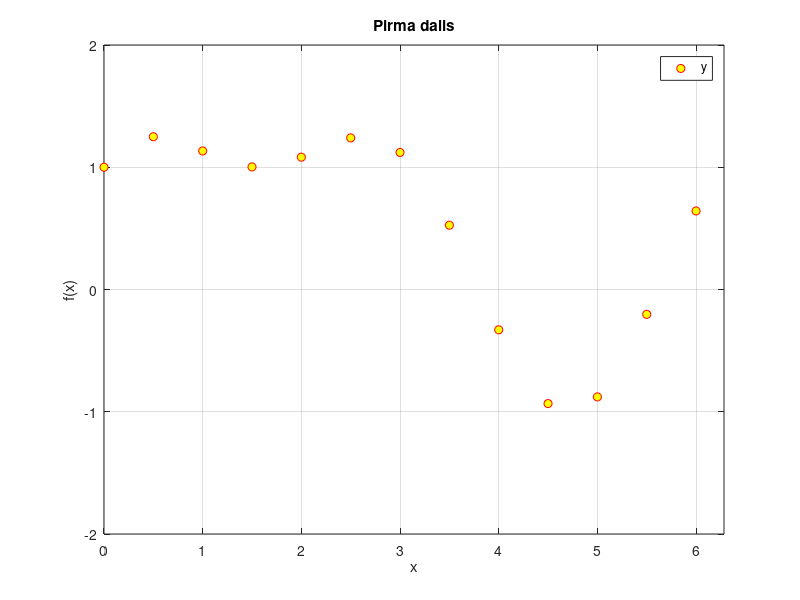
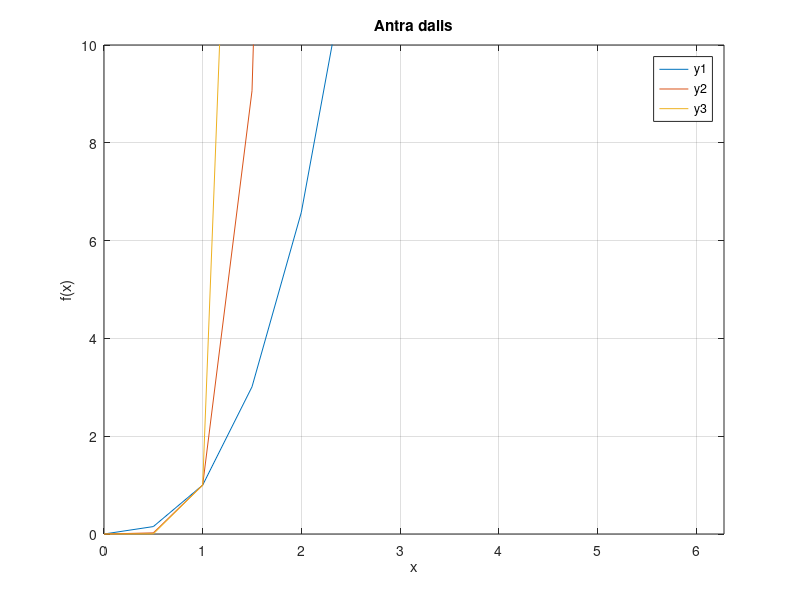
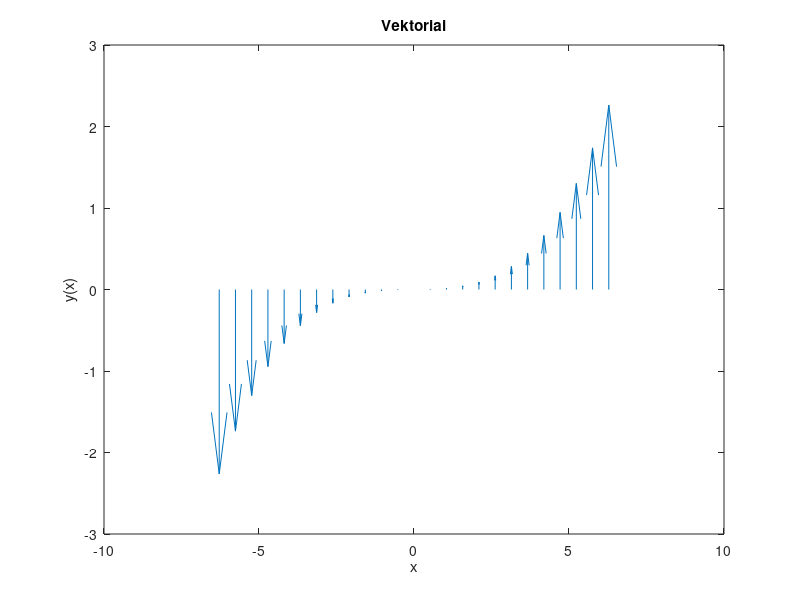
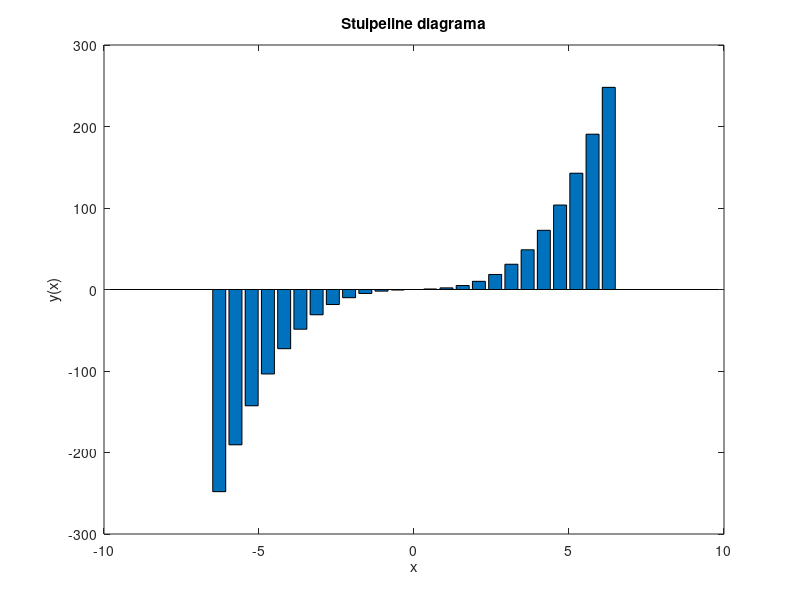

MATLAB code for these plots, in order: (Note: this script raises an error after producing the figures.)
% Bernardas Petraska
% EEf-25/2
% 2026-09-22
% 11 variantas

x = 0:0.5:2*pi;
y = sin(x)+cos(x).^2;

figure
plot(x,y,'o','MarkerEdgeColor','r','MarkerFaceColor','y')
axis([0 2*pi -2 2])
grid on
legend('y','Location','best')
xlabel('x')
ylabel('f(x)')
title('Pirma dalis')

y1 = x.^(exp(1));
y2 = x.^(2*exp(1));
y3 = x.^(3*exp(1));

figure
plot(x,y1,x,y2,x,y3)
axis([0 2*pi 0 10])
% pasirinkau y riba kad matytusi svarbios reiksmes 0 ir 1 taskuose
grid on
legend('y1','y2','y3','Location','best')
xlabel('x')
ylabel('f(x)')
title('Antra dalis')

%--------------------------------------------------------------------

x = -2*pi:pi/6:2*pi;
y = x.^3 + sin(x);

figure
quiver(x,zeros(size(x)),zeros(size(x)),y)
xlabel('x')
ylabel('y(x)')
title('Vektoriai')

figure
bar(x,y)
xlabel('x')
ylabel('y(x)')
title('Stulpeline diagrama')

%--------------------------------------------------------------------
% Papildoma uzduotis
% 5 variantas
% Kopijuoju 2LD koda

A = 6;
f = 4;
sigma = 1.2;
U1 = 3.5;
U2 = 2.5;

t = 0:0.001:1.5;
signalas = A*sin(2*pi*f*t) + 0.5*A*cos(4*pi*f*t);
n = sigma*randn(size(t));
s = signalas + n;

s_virs = s(s > U1);
s_filtr = s;
s_filtr(abs(s_filtr) < U2) = 0;

% Uzduotis

figure
plot(t, s, '-', 'LineWidth', 2)
hold on
plot(t, s_filtr, ':', 'LineWidth', 2)
yline(U1,'--')
yline(U2,'m--')
hold off
grid on
xlabel('t')
ylabel('Signalas')
legend('s pradinis','s filtruotas','U1','U2','Location','northeast')
title('Pradinis ir filtruotas signalai su ribomis')

t_virs = t(s > U1);
[max_y, max_x] = max(s_virs);
[min_y, min_x] = min(s_virs);

figure
stem(t_virs,s_virs, 'LineWidth',2)
hold on

plot(t_virs(max_x), max_y, 'o', 'MarkerFaceColor','g','MarkerEdgeColor','g','MarkerSize',9)
plot(t_virs(min_x), min_y, 'o', 'MarkerFaceColor','r','MarkerEdgeColor','r','MarkerSize',9)

hold off
grid on
xlabel('t')
ylabel('s_{virs}')
title("Signalo reiksmes virs U1")
legend('s_{virs}','Maks. reiksme','Min. reiksme','Location','northeast')
%nepavyko
